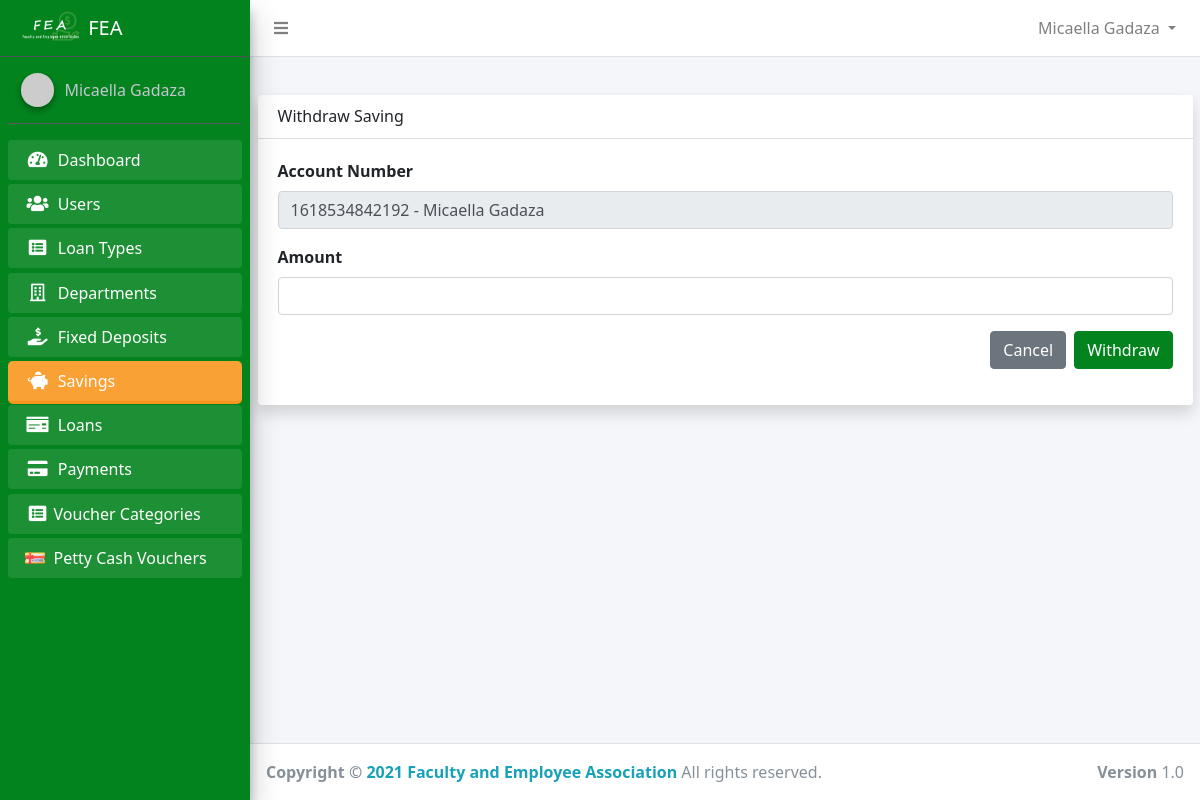
Page /admin/saving_withdraw.php?user_id=61 (signed in) on the committed database.
### tables this page shows
CREATE TABLE `users` (
  `id` int(11) NOT NULL,
  `account_number` varchar(50) NOT NULL,
  `firstname` varchar(50) NOT NULL,
  `middlename` varchar(50) NOT NULL,
  `lastname` varchar(50) NOT NULL,
  `home_address` varchar(255) NOT NULL,
  `permanent_address` varchar(255) NOT NULL,
  `gender` varchar(50) NOT NULL,
  `birth_date` varchar(255) DEFAULT NULL,
  `contact_number` varchar(50) NOT NULL,
  `email` varchar(50) NOT NULL,
  `password` varchar(50) NOT NULL,
  `position_id` int(11) DEFAULT NULL,
  `sg` int(11) NOT NULL,
  `employment_status` varchar(50) NOT NULL,
  `department_id` int(11) NOT NULL,
  `name_of_spouse` varchar(100) NOT NULL,
  `fathers_name` varchar(100) NOT NULL,
  `mothers_maiden_name` varchar(50) NOT NULL,
  `beneficiary` varchar(255) NOT NULL,
  `paid_membership` tinyint(1) NOT NULL DEFAULT 0,
  `active` tinyint(1) NOT NULL DEFAULT 0,
  `reason1` text DEFAULT NULL,
  `reason2` text DEFAULT NULL,
  `reason3` text DEFAULT NULL,
  `created_at` timestamp NOT NULL DEFAULT current_timestamp()
);

### app/config/config.php (called while the page is built, shortened)
<?php
class Connection
{
    public $conn;
    public function __construct()
    {
        try {
            $dsn = 'mysql:host=' . HOST . ';dbname=' . DB_NAME;
            $this->conn = new PDO($dsn, USERNAME, PASSWORD);
            $this->conn->setAttribute(PDO::ATTR_DEFAULT_FETCH_MODE, PDO::FETCH_OBJ);
            $this->conn->setAttribute(PDO::ATTR_EMULATE_PREPARES, false);
        } catch (PDOException $e) {
            echo "Error!: " . $e->getMessage() . "<br/>";
            die();
        }
        return $this->conn;
    }
}

### core.php (called while the page is built, shortened)
<?php
require_once 'app/config/config.php';
require_once 'app/models/User.php';
$user = new User();

### app/models/User.php (called while the page is built, shortened)
<?php
class User extends Connection
{
    public static function Auth()
    {
        if (isset($_SESSION['id'])) {
            return true;
        } else {
            return false;
        }
    }
    public function getFullName()
    {
        if (self::Auth()) {
            $user = $this->getUser();
            return ucwords($user->firstname) . ' ' . ucwords($user->lastname);
        } else {
            return 'Guess';
        }
    }
    public function getUser()
    {
        if (self::Auth()) {
            $sql = "SELECT * FROM users WHERE id=:id AND active=1 AND paid_membership=1";
            $stmt = $this->conn->prepare($sql);
            $stmt->execute(['id' => $_SESSION['id']]);
            $user = $stmt->fetch();
            return $user;
        }
    }
}

### app/controllers/admin/SavingController.php (called while the page is built, shortened)
<?php
class Savings extends Connection
{
    public function getUser($id)
    {
        $sql = "SELECT * FROM users WHERE id=:id";
        $stmt = $this->conn->prepare($sql);
        $stmt->execute(['id' => $id]);
        return $stmt->fetch();
    }
}

### admin/saving_withdraw.php (the view, shortened to what this page needs)
<?php
require_once '../core.php';
require_once '../app/includes/admin/header.php';
$saving = new Savings();
$errors = [];
$activeUser = $saving->getUser($_GET['user_id']);
?>
<div class="container">
    <div class="card shadow">
        <div class="card-header d-flex align-items-center">
            <h4>Withdraw Saving</h4>
        </div>
        <div class="card-body">
            <form action="<?php echo $_SERVER['PHP_SELF'] ?>" method="POST">
                <div class="form-group">
                    <label for="user_id">Account Number</label>
                    <input type="text" name="" id="" class="form-control" readonly value="<?php echo $activeUser->account_number
                                                                                                . ' - ' . ucfirst($activeUser->firstname) . ' ' . ucfirst($activeUser->lastname)  ?>">
                </div>
                <div class="form-group">
                    <label for="amount">Amount</label>
                    <input type="number" name="amount" id="amount" class="form-control
                    <?php
                    if (!empty(($amount))) {
                        echo $errors['amount'] ? 'is-invalid' : 'is-valid';
                    } else {
                        if ($errors['amount']) {
                            echo 'is-invalid';
                        }
                    }
                    ?>
                    " value="<?php echo $amount ?>">
                </div>
                <div class="form-group d-flex justify-content-end align-items-center mt-2">
                    <a href="savings.php" class="btn btn-secondary mr-2">Cancel</a>
                    <button type="submit" name="withdraw" class="btn btn-primary">Withdraw</button>
                </div>
            </form>
        </div>
    </div>
</div>
</div>
<?php require_once '../app/includes/admin/footer.php';
?>

### app/includes/admin/navbar.php (shortened to what this page needs)
<nav class="main-header navbar navbar-expand navbar-white navbar-light">
    <ul class="navbar-nav" style="width:100%;">
        <li class="nav-item">
            <a class="nav-link" data-widget="pushmenu" href="#" role="button"><i class="fas fa-bars"></i></a>
        </li>
        <li class="nav-item dropdown" style="margin-left:auto">
            <a id="navbarDropdown" class="nav-link dropdown-toggle" href="#" role="button" data-toggle="dropdown" aria-haspopup="true" aria-expanded="false" v-pre>
                <?php echo $user->getFullName() ?>
            </a>
        </li>
    </ul>
</nav>

### app/includes/admin/sidebar.php (shortened to what this page needs)
<div class="sidebar">
    <div class="user-panel mt-3 pb-3 mb-3 d-flex">
        <div class="image">
            <img src="https://ui-avatars.com/api/?name=<?php echo $user->getFullName() ?>" class="img-circle elevation-2" alt="User Image">
        </div>
        <div class="info">
            <a href="" class="d-block"><?php echo $user->getFullName() ?></a>
        </div>
    </div>
    <nav class="mt-2">
        <ul class="nav nav-pills nav-sidebar flex-column" data-widget="treeview" role="menu" data-accordion="false">
            <?php if ($_SESSION['position_id'] == 1) : ?>
                <li class="nav-item menu-open
                <?php echo (strpos(CURRENT_URL, 'dashboard') !== false) ? 'active' : '' ?>
                ">
                    <a href="<?php echo BASE_URL . '/admin/dashboard.php' ?>" class="nav-link">
                        <i class="nav-icon fas fa-tachometer-alt"></i>
                        <p>
                            Dashboard
                        </p>
                    </a>
                </li>
                <li class="nav-item menu-open
            <?php echo (strpos(CURRENT_URL, 'admin_user') !== false) ? 'active' : '' ?>
            ">
                    <a href="<?php echo BASE_URL . 'admin/admin_users.php' ?>" class="nav-link">
                        <i class="nav-icon fas fa-users"></i>
                        <p>
                            Users
                        </p>
                    </a>
                </li>
                <li class="nav-item menu-open
            <?php echo (strpos(CURRENT_URL, 'type') !== false) ? 'active' : '' ?>
            ">
                    <a href="<?php echo BASE_URL . 'admin/types.php' ?>" class="nav-link ">
                        <i class="nav-icon fa fa-list-alt"></i>
                        <p>
                            Loan Types
                        </p>
                    </a>
                </li>
                <li class="nav-item menu-open
            <?php echo (strpos(CURRENT_URL, 'department') !== false) ? 'active' : '' ?>
            ">
                    <a href="<?php echo BASE_URL . 'admin/departments.php' ?>" class="nav-link">
                        <i class="nav-icon far fa-building"></i>
                        <p>
                            Departments
                        </p>
                    </a>
                </li>
                <li class="nav-item menu-open
            <?php echo (strpos(CURRENT_URL, 'deposit') !== false) ? 'active' : '' ?>
            ">
                    <a href="<?php echo BASE_URL . 'admin/fixed_deposits.php' ?>" class="nav-link">
                        <i class="nav-icon fas fa-hand-holding-usd"></i>
                        <p>
                            Fixed Deposits
                        </p>
                    </a>
                </li>
                <li class="nav-item menu-open
            <?php echo (strpos(CURRENT_URL, 'saving') !== false) ? 'active' : '' ?>
            ">
                    <a href="<?php echo BASE_URL . 'admin/savings.php' ?>" class="nav-link">
                        <i class="nav-icon fas fa-piggy-bank"></i>
                        <p>
                            Savings
                        </p>
                    </a>
                </li>
                <li class="nav-item menu-open
            <?php echo (strpos(CURRENT_URL, 'admin/loan') !== false) ? 'active' : '' ?>
            ">
                    <a href="<?php echo BASE_URL . 'admin/loans.php' ?>" class=" nav-link ">
                        <i class="nav-icon fas fa-money-check"></i>
                        <p>
                            Loans
                        </p>
                    </a>
                </li>
                <li class="nav-item menu-open
            <?php echo (strpos(CURRENT_URL, 'payment') !== false) ? 'active' : '' ?>
            ">
                    <a href="<?php echo BASE_URL . 'admin/payments.php' ?>" class=" nav-link ">
                        <i class="nav-icon fas fa-credit-card"></i>
                        <p>
                            Payments
                        </p>
                    </a>
                </li>
                <li class="nav-item menu-open
            <?php echo (strpos(CURRENT_URL, 'admin/categor') !== false) ? 'active' : '' ?>
            ">
                    <a href="<?php echo BASE_URL . 'admin/categories_voucher.php' ?>" class=" nav-link d-flex align-items-center">
                        <i class="nav-icon fa fa-list-alt"></i>
                        <p>
                            Voucher Categories
                        </p>
                    </a>
                </li>
                <li class="nav-item menu-open
            <?php echo (strpos(CURRENT_URL, 'admin/voucher') !== false) ? 'active' : '' ?>
            ">
                    <a href="<?php echo BASE_URL . 'admin/vouchers.php' ?>" class=" nav-link d-flex align-items-center">
                        <i class="nav-icon">
                            <img src="../assets/img/voucher_icon.svg" alt="" width="20px" height="25px">
                        </i>
                        <p>
                            Petty Cash Vouchers
                        </p>
                    </a>
                </li>
            <?php endif ?>
        </ul>
    </nav>
</div>

### assets/admin/css/admin.css (style rules this page uses)
.sidebar { background: rgb(3, 131, 30); }
.btn-primary { background-color: rgb(3, 131, 30) !important; border-color: rgb(3, 131, 30) !important; }
.menu-open { margin-bottom: 1px !important; }
.active { background: #f8961e; border-radius: 5px; }

### rows in the picture
users: $user->getFullName() "Micaella Gadaza", account_number+firstname+lastname "1618534842192 - Micaella Gadaza"
